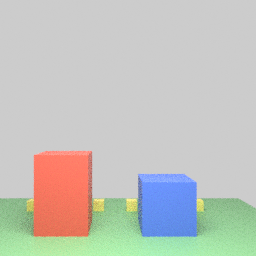
#> input picture results/trusted_blender_e2e_pilot/baseline/render.png, 256 x 256 px
$ python -i evaluation_validity.py   (imports and definitions only)
#> lines starting #> are read from the running program, lines starting #| are printed output that depends on the picture
"""Prepare a two-stage human audit from saved batch results; no inference or scoring.

Only Pillow and the standard library are used. Images and the coordinator key stay
private; the seven top-level audit documents contain no image bytes or host paths.
"""
import argparse
from collections import Counter, defaultdict
import csv
import json
import math
from pathlib import Path
import textwrap

from PIL import Image, ImageDraw, ImageFont


BASE_COMMIT = '77d9ec422cb240bb6c092bd2b56b2078efa4698b'
HUMAN_FIELDS = {
    'reference_observability': ('observable', 'not_observable', 'uncertain'),
    'reference_evidence_validity': ('valid', 'invalid', 'uncertain'),
    'reference_answer_correctness': ('correct', 'incorrect', 'uncertain'),
    'render_observability': ('observable', 'not_observable', 'uncertain'),
    'render_answer_correctness': ('correct', 'incorrect', 'uncertain'),
    'comparison_judgment': ('reasonable', 'unreasonable', 'uncertain'),
    'candidate_difference_confirmation': ('confirmed', 'not_confirmed', 'uncertain', 'not_applicable'),
    'satisfied_false_negative': ('yes', 'no', 'uncertain', 'not_applicable'),
    'abstention_appropriateness': ('reasonable', 'unreasonable', 'uncertain', 'not_applicable'),
    'camera_confound': ('yes', 'no', 'uncertain'),
    'occlusion_confound': ('yes', 'no', 'uncertain'),
    'category_confusion': ('yes', 'no', 'uncertain'),
}
FREE_HUMAN_FIELDS = ('reviewer_id', 'reviewed_at_utc', 'image_support',
                     'duplicate_issue_id', 'blind_difference_ids', 'notes')


def read_json(path):
    return json.loads(Path(path).read_text())


def write_json(path, value):
    Path(path).write_text(json.dumps(value, ensure_ascii=False, indent=2) + '\n')


# [235 lines left out: functions write_csv, collect_rows, prioritize, review_template, duplicate_review_candidates, summarize_reviews and 2 more, not called in this run]


def font(size):
    return ImageFont.truetype('/usr/share/fonts/truetype/dejavu/DejaVuSans.ttf', size)


# [87 lines left out: functions contact_sheet, private_images, not called in this run]


def prepare(source, output):
    source, output = Path(source).resolve(), Path(output).resolve()
    if output == source or source in output.parents:
        raise ValueError('Audit must not be written inside frozen source batch')
    config, batch = read_json(source / 'config.frozen.json'), read_json(source / 'report.json')
    rows = collect_rows(source, config)
    selected = prioritize(rows)
    template = review_template(rows, selected)
    strata = lineage_strata(config, batch)
    geometry = geometry_inventory(config, source)
    output.mkdir(mode=0o700, parents=True, exist_ok=False)
    write_csv(output / 'human_review_template.csv', template)
    blind_rows = [dict(audit_id=s['audit_id'], difference_id=f'{s["audit_id"]}_D{j:02d}',
        scope='', visible_difference='', uncertainty='', possible_camera_or_occlusion='',
        reviewer_id='', reviewed_at_utc='', prior_exposure='', full_frame_notes_frozen_at_utc='',
        stage1_completed='false', reviewed='false') for s in strata for j in range(1, 4)]
    write_csv(output / 'blind_difference_template.csv', blind_rows)
    write_csv(output / 'protocol_strata.csv', strata)
    images = private_images(source, output, config, rows, selected)
    states = dict(Counter(r['frozen_status'] for r in rows))
    validity = dict(baseline_commit=BASE_COMMIT, frozen_batch='existing_scene_batch_20261025',
        pair_count=len(config['pairs']), unique_references=len({p['task_id'] for p in config['pairs']}),
        paired_comparisons=len(rows), unique_reference_evidence=len({(r['task_id'], r['evidence_id']) for r in rows}),
        frozen_status_counts=states, priority_review_count=len(selected),
        priority_status_counts=dict(Counter(r['frozen_status'] for r in rows
            if (r['pair_id'], r['evidence_id']) in selected)),
        satisfied_sampling='First saved item per task x energy cell, plus each pair; deterministic coverage sample, not random or prevalence representative',
        human_review=summarize_reviews(template, template), reviewed=False, usage='provisional/debug',
        formal_eligible=False, new_model_calls=0, image_preparation=images,
        input_strata=dict(Counter(r['input_stratum'] for r in strata)),
        completion_strata=dict(Counter(r['completion_stratum'] for r in strata)),
        recorded_agent_lineages=len({r['lineage_id'] for r in strata}),
        geometry_inventory=geometry, frozen_metric_coverage=batch['coverage'],
        duplicate_review_candidates=duplicate_review_candidates(rows),
        diagnostic_duplicate_links_status='pending human issue IDs; no claims merged, no penalties added')
    write_json(output / 'evidence_validity.json', validity)
    write_documents(output, validity, strata)
    return validity


# [99 lines left out: functions write_documents, main, not called in this run]


# [2 lines not run here, left out]

>>> import cv2
>>> picture = cv2.imread('../results/trusted_blender_e2e_pilot/baseline/render.png', cv2.IMREAD_GRAYSCALE)
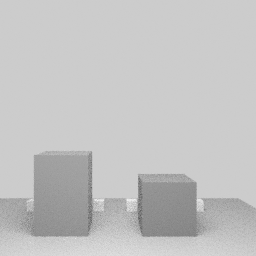
#> picture: shape (256, 256); min 89, max 239, mean 194.8
>>> result = prepare(picture, 'out.png')
#> (the run stopped early here; a loop or call above may not have finished)
